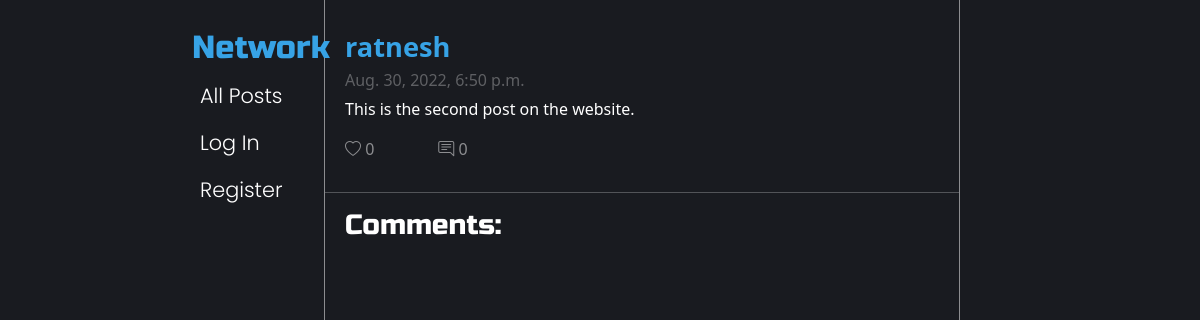
Screenshot of /post/6474d04d-1202-4b47-9907-b130d0dc8cbb with the database file from the repository.
### network/models.py (models this page shows, shortened)
class Post(models.Model):
    id = models.UUIDField(
        primary_key=True,
        editable=False,
        default=uuid.uuid4,
        verbose_name="Post UUID"
    )
    author = models.ForeignKey(
        'User',
        related_name='Poster',
        on_delete=models.CASCADE,
        db_index=True
    )
    content = models.CharField(
        max_length=280,
    )
    creation_date = models.DateTimeField(
        default=django.utils.timezone.now,
        db_index=True
    )
    likes = models.IntegerField(
        default=0
    )
    comments = models.IntegerField(
        default=0
    )

class User(AbstractUser):
    email = models.EmailField(
        unique=True,
        db_index=True,
        primary_key=True
    )
    username = models.CharField(
        max_length=50,
        unique=True
    )
    password = models.CharField(
        max_length=128
    )
    date_joined = models.DateTimeField(
        default=django.utils.timezone.now
    )
    followers = models.IntegerField(
        default=0
    )
    following = models.IntegerField(
        default=0
    )
    def __str__(self):
        return f"{self.username}"

### network/views.py (the view, shortened to what this page needs)
# urls.py: path("post/<str:post_id>", views.post_view, name="post"),
def post_view(request, post_id):
    try:
        if request.user.is_authenticated:
            post = Post.objects.annotate(
                is_liked=Exists(
                    Like.objects.filter(liker=request.user, liked=OuterRef('pk'))
                )
            ).get(id=post_id)
        else:
            post = Post.objects.get(id=post_id)
    except Post.DoesNotExist:
        return render(request, 'network/post.html', {
            "page_error": "Requested post does not exist."
        })
    if request.method == 'GET':
        try:
            comments = Comment.objects.filter(post=post_id)
        except DatabaseError:
            return render(request, 'network/post.html', {
                "page_error": "Database error occurred!",
                "post": post
            })
        comment_paginator = Paginator(comments, 10)
        page_number = request.GET.get('page', 1)
        try:
            comment_obj = comment_paginator.page(page_number)
        except InvalidPage:
            return render(request, 'network/post.html', {
                "page_error": "Invalid Page Number!",
                "post": post
            })
        return render(request, 'network/post.html', {
            "post": post,
            "comments": comment_obj
        })

### network/templates/network/post.html (shortened to what this page needs)
{% extends 'network/layout.html' %}
{% load static %}
{% block body %}
    <div id="main-post">
        <div class="post" data-id="{{ post.id }}">
            <div class="post-header">
                <div class="author">
                    <a href="/user/{{ post.author }}">{{ post.author }}</a>
                </div>
                <div class="timestamp">
                    {{ post.creation_date }}
                </div>
            </div>
            <div class="content">
                <div class="post-text">
                    {{ post.content }}
                </div>
            </div>
            <div class="post-footer">
                <div class="likes">
                    {% if post.is_liked %}
                    <span class="like-btn bi-heart-fill"></span> <span class="like-counter">{{ post.likes }}</span>
                    {% else %}
                    <span class="like-btn bi-heart"></span> <span class="like-counter">{{ post.likes }}</span>
                    {% endif %}
                </div>
                <div class="comments">
                    <a href="{% url 'post' post.id %}"><span class="bi-chat-right-text"></span> {{ post.comments }}</a>
                </div>
            </div>
        </div>
    </div>
    <hr>
    <div class="comments-container">
        <div class="comment-heading">
            <h3>Comments:</h3>
        </div>
    </div>
{% endblock %}

### network/static/network/styles.css (style rules this page uses)
body { background-color: rgb(25, 27, 32); color: white; }
body a { color: white; text-decoration: none; }
#main-post .post { padding: 15px 20px; padding-top: 1.7em; }
#main-post .post .post-header .author { font-size: 1.7em; font-weight: 700; }
#main-post .post .post-header .author a { color: rgb(55, 163, 230); }
#main-post .post .post-header .timestamp { font-size: 1em; font-weight: 100; opacity: 0.3; }
#main-post .post .content { margin-top: 0.3em; }
#main-post .post .post-footer { display: flex; align-items: flex-end; margin-top: 1em; opacity: 0.5; }
#main-post .post .post-footer .comments, #main-post .post .post-footer .edit-btn { margin-left: 4em; }
.comments-container .comment-heading { padding: 0px 20px; }
.comments-container .comment-heading h3 { font-family: "Russo One", sans-serif; }

### rows the page displays
Post: author "ratnesh", creation_date "Aug. 30, 2022, 6:50 p.m.", content "This is the second post on the website.", likes "0", comments "0"
